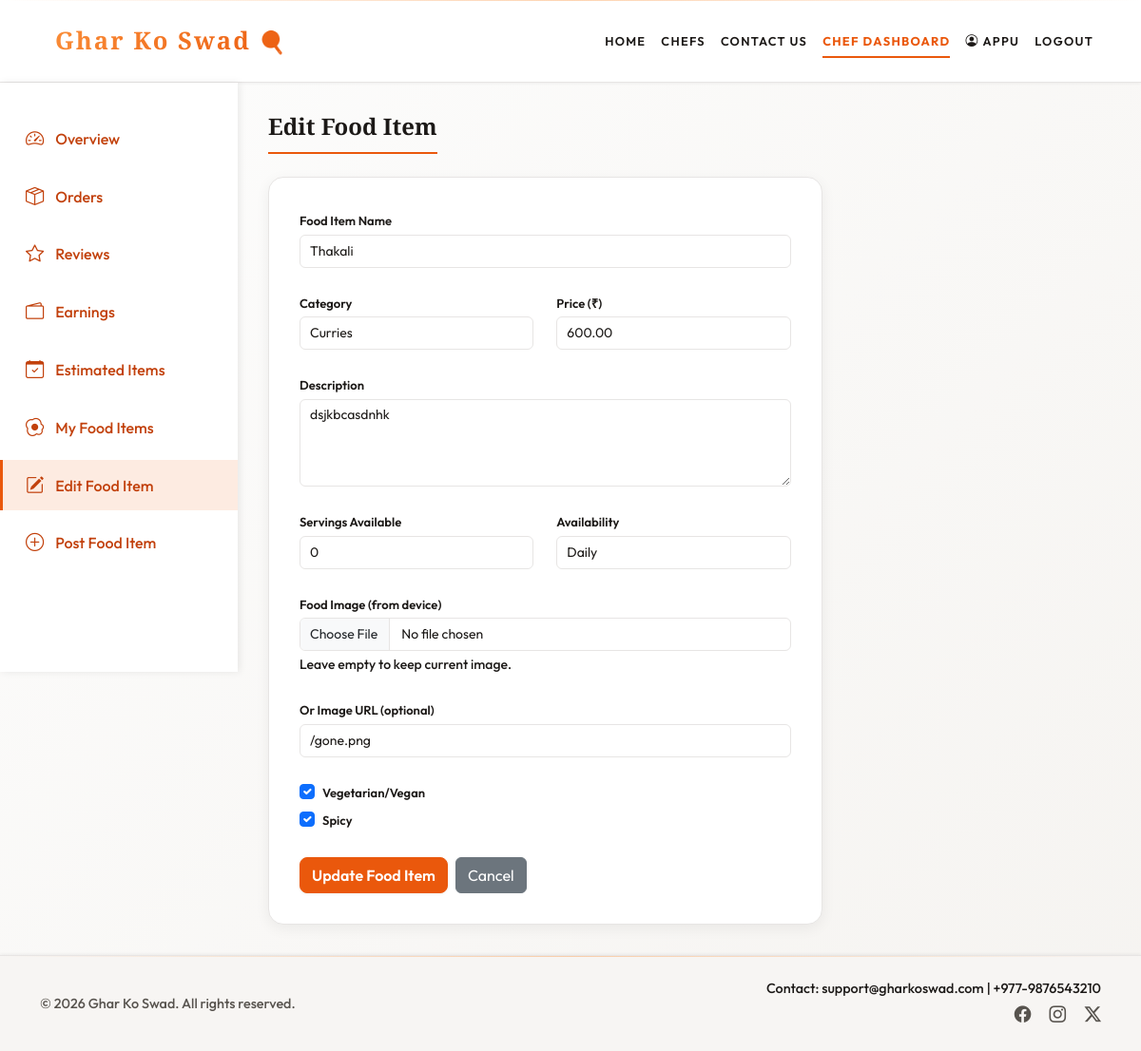
Page /chef-dashboard/?edit=4 (signed in) on the committed database.
### core/models.py (models this page shows, shortened)
class CustomUser(AbstractUser):
    USER_TYPE_CHOICES = (
        ('customer', 'Customer'),
        ('chef', 'Chef'),
    )
    username = None
    email = models.EmailField(unique=True)
    phone = models.CharField(max_length=15, blank=True)
    address = models.TextField(blank=True)
    user_type = models.CharField(max_length=10, choices=USER_TYPE_CHOICES, default='customer')
    speciality = models.CharField(max_length=200, blank=True, null=True)
    USERNAME_FIELD = 'email'
    REQUIRED_FIELDS = []
    objects = CustomUserManager()

class FoodItem(models.Model):
    CATEGORY_CHOICES = [
        ('rice', 'Rice'),
        ('veg', 'Veg'),
        ('non_veg', 'Non-veg'),
        ('sweets_mithai', 'Sweets (Mithai)'),
        ('breads', 'Breads'),
        ('sweets_desserts', 'Sweets & Desserts'),
        ('pickles_sides', 'Pickles & Side Dishes'),
        ('curries', 'Curries'),
        ('soups', 'Soups'),
        ('snacks', 'Snacks'),
        ('nepali', 'Nepali'),
        ('indian', 'Indian'),
        ('other', 'Other (add your own)'),
    ]
    AVAILABILITY_CHOICES = [
        ('daily', 'Daily'),
        ('weekdays', 'Weekdays Only'),
        ('weekends', 'Weekends Only'),
        ('custom', 'Custom'),
    ]
    chef = models.ForeignKey(settings.AUTH_USER_MODEL, on_delete=models.CASCADE, related_name='food_items')
    name = models.CharField(max_length=200)
    category = models.CharField(max_length=30, choices=CATEGORY_CHOICES, default='other')
    category_custom = models.CharField(max_length=100, blank=True, help_text='When category is Other, your own category name')
    price = models.DecimalField(max_digits=10, decimal_places=2)
    description = models.TextField(blank=True)
    image = models.ImageField(upload_to='food/%Y/%m/', blank=True, null=True)
    image_url = models.URLField(blank=True, max_length=500)
    servings_available = models.PositiveIntegerField(default=10)
    availability = models.CharField(max_length=20, choices=AVAILABILITY_CHOICES, default='daily')
    is_vegetarian = models.BooleanField(default=True)
    is_spicy = models.BooleanField(default=False)
    created_at = models.DateTimeField(auto_now_add=True)
    class Meta:
        ordering = ['-created_at']
    def get_display_category(self):
        if self.category == 'other' and getattr(self, 'category_custom', None):
            return (self.category_custom or '').strip()
        try:
            return self.get_category_display()
        except (AttributeError, ValueError):
            return getattr(self, 'category', '') or 'Other'

### core/views.py (the view, shortened to what this page needs)
# urls.py: path('chef-dashboard/', views.chef_dashboard, name='chef_dashboard'),
@login_required(login_url='core:login')
def chef_dashboard(request):
    if not getattr(request.user, 'is_active', True):
        auth_logout(request)
        messages.error(request, 'Your account has been disabled. Please contact support.')
        return redirect('core:login')
    if _user_role(request.user) != 'chef':
        messages.warning(request, 'Only chefs can access the Chef Dashboard.')
        return redirect('core:index')
    chef = request.user
    orders = Order.objects.filter(chef=chef).select_related('customer', 'food_item').order_by('-created_at')[:50]
    delivered_orders = Order.objects.filter(chef=chef, status='delivered').select_related('food_item').order_by('-created_at')[:30]
    reviews = Review.objects.filter(food_item__chef=chef).select_related('customer', 'food_item').order_by('-created_at')[:50]
    food_items = FoodItem.objects.filter(chef=chef, servings_available__gt=0)
    chef_food_items = FoodItem.objects.filter(chef=chef).order_by('-created_at')
    from django.db.models.functions import Coalesce
    delivered = Order.objects.filter(chef=chef, status='delivered')
    earnings_total = 0
    for o in delivered:
        earnings_total += _parse_total(o.total)
    this_month = delivered.filter(created_at__month=timezone.now().month, created_at__year=timezone.now().year)
    earnings_month = sum(_parse_total(o.total) for o in this_month)
    pending_count = Order.objects.filter(chef=chef).filter(status='pending').count()
    completed_count = Order.objects.filter(chef=chef).filter(status='delivered').count()
    from django.db.models import Avg
    avg_rating = Review.objects.filter(food_item__chef=chef).aggregate(Avg('rating'))['rating__avg'] or 0
    from .estimation import get_estimated_portions_for_chef
    try:
        estimation_result = get_estimated_portions_for_chef(chef)
    except Exception:
        estimation_result = {'estimates': [], 'total_suggested': 0, 'total_actual_7': 0}
    edit_item = None
    edit_id = request.GET.get('edit')
    if edit_id:
        edit_item = FoodItem.objects.filter(chef=chef, id=edit_id).first()
    return render(request, 'core/chef_dashboard.html', {
        'orders': orders,
        'delivered_orders': delivered_orders,
        'reviews': reviews,
        'food_items': food_items,
        'chef_food_items': chef_food_items,
        'pending_count': pending_count,
        'completed_count': completed_count,
        'earnings_total': int(earnings_total),
        'earnings_month': int(earnings_month),
        'avg_rating': round(float(avg_rating), 1),
        'estimation_result': estimation_result,
        'edit_item': edit_item,
    })

### templates/core/chef_dashboard.html (shortened to what this page needs)
{% extends 'base.html' %}
{% load static %}
{% block content %}
<div class="dashboard-container">
    <div class="dashboard-sidebar">
        <a href="#overview" class="sidebar-item active" data-section="overview"><i class="bi bi-speedometer2"></i><span>Overview</span></a>
        <a href="#orders" class="sidebar-item" data-section="orders"><i class="bi bi-box-seam"></i><span>Orders</span></a>
        <a href="#reviews" class="sidebar-item" data-section="reviews"><i class="bi bi-star"></i><span>Reviews</span></a>
        <a href="#earnings" class="sidebar-item" data-section="earnings"><i class="bi bi-wallet2"></i><span>Earnings</span></a>
        <a href="#estimated" class="sidebar-item" data-section="estimated"><i class="bi bi-calendar-check"></i><span>Estimated Items</span></a>
        <a href="#my-food" class="sidebar-item" data-section="my-food"><i class="bi bi-egg-fried"></i><span>My Food Items</span></a>
        {% if edit_item %}<a href="#edit-food" class="sidebar-item" data-section="edit-food"><i class="bi bi-pencil-square"></i><span>Edit Food Item</span></a>{% endif %}
        <a href="#post-food" class="sidebar-item" data-section="post-food"><i class="bi bi-plus-circle"></i><span>Post Food Item</span></a>
    </div>
    <div class="main-content">
        <section id="edit-food" class="content-section {% if not edit_item %}d-none{% endif %}">
            <h2 class="section-title">Edit Food Item</h2>
            {% if edit_item %}
            <div class="row">
                <div class="col-lg-8">
                    <div class="form-section">
                        <form method="post" action="{% url 'core:chef_dashboard' %}" enctype="multipart/form-data">
                            <div class="mb-4">
                                <label class="form-label">Food Item Name</label>
                                <input type="text" name="food_name" class="form-control" value="{{ edit_item.name }}" required>
                            </div>
                            <div class="row">
                                <div class="col-md-6 mb-4">
                                    <label class="form-label">Category</label>
                                    <select name="category" id="editCategory" class="form-select" required>
                                        <option value="curries" {% if edit_item.category == 'curries' %}selected{% endif %}>Curries</option>
                                    </select>
                                </div>
                                <div class="col-md-6 mb-4">
                                    <label class="form-label">Price (₹)</label>
                                    <input type="number" name="price" class="form-control" value="{{ edit_item.price }}" min="0" step="0.01" required>
                                </div>
                            </div>
                            <div class="mb-4">
                                <label class="form-label">Description</label>
                                <textarea name="description" class="form-control" rows="4">{{ edit_item.description|default:'' }}</textarea>
                            </div>
                            <div class="row">
                                <div class="col-md-6 mb-4">
                                    <label class="form-label">Servings Available</label>
                                    <input type="number" name="servings_available" class="form-control" value="{{ edit_item.servings_available }}" min="0">
                                </div>
                                <div class="col-md-6 mb-4">
                                    <label class="form-label">Availability</label>
                                    <select name="availability" class="form-select">
                                        <option value="daily" {% if edit_item.availability == 'daily' %}selected{% endif %}>Daily</option>
                                    </select>
                                </div>
                            </div>
                            <div class="mb-4">
                                <label class="form-label">Food Image (from device)</label>
                                <input type="file" name="image" class="form-control" accept="image/*">
                                <small class="text-muted d-block mt-1">Leave empty to keep current image.</small>
                            </div>
                            <div class="mb-4">
                                <label class="form-label">Or Image URL (optional)</label>
                                <input type="url" name="image_url" class="form-control" value="{{ edit_item.image_url|default:'' }}" placeholder="https://...">
                            </div>
                            <div class="mb-4">
                                <div class="form-check">
                                    <input class="form-check-input" type="checkbox" name="is_vegetarian" id="editVegan" {% if edit_item.is_vegetarian %}checked{% endif %}>
                                    <label class="form-check-label" for="editVegan">Vegetarian/Vegan</label>
                                </div>
                                <div class="form-check">
                                    <input class="form-check-input" type="checkbox" name="is_spicy" id="editSpicy" {% if edit_item.is_spicy %}checked{% endif %}>
                                    <label class="form-check-label" for="editSpicy">Spicy</label>
                                </div>
                            </div>
                            <div class="d-flex gap-2">
                                <button type="submit" class="btn btn-primary">Update Food Item</button>
                                <a href="{% url 'core:chef_dashboard' %}#my-food" class="btn btn-secondary">Cancel</a>
                            </div>
                        </form>
                    </div>
                </div>
            </div>
            {% else %}
            <p class="text-muted">Select a food item to edit from <a href="#" class="sidebar-item" data-section="my-food">My Food Items</a>.</p>
            {% endif %}
        </section>
    </div>
</div>
{% endblock %}

### templates/base.html (shortened to what this page needs)
{% load static %}
<!DOCTYPE html>
<html lang="en">
<head>
    <link href="https://cdn.jsdelivr.net/npm/bootstrap@5.3.3/dist/css/bootstrap.min.css" rel="stylesheet">
    <link href="https://cdn.jsdelivr.net/npm/bootstrap-icons@1.11.3/font/bootstrap-icons.css" rel="stylesheet">
    <link rel="stylesheet" href="{% static 'premium.css' %}">
</head>
<body>
    <nav class="navbar navbar-expand-lg navbar-dark">
        <div class="container">
            <a class="navbar-brand fw-bold" href="{% url 'core:index' %}">Ghar Ko Swad</a>
            <div class="collapse navbar-collapse" id="navbarSupportedContent">
                <ul class="navbar-nav ms-auto mb-2 mb-lg-0">
                    <li class="nav-item"><a class="nav-link {% if request.resolver_match.url_name == 'index' %}active{% endif %}" href="{% url 'core:index' %}">Home</a></li>
                    <li class="nav-item"><a class="nav-link {% if request.resolver_match.url_name == 'chef_profile' %}active{% endif %}" href="{% url 'core:chef_profile' %}">Chefs</a></li>
                    <li class="nav-item"><a class="nav-link {% if request.resolver_match.url_name == 'contact' %}active{% endif %}" href="{% url 'core:contact' %}">Contact Us</a></li>
                    {% if user.is_authenticated and user_profile and user_profile.role == 'chef' %}
                    <li class="nav-item"><a class="nav-link {% if request.resolver_match.url_name == 'chef_dashboard' %}active{% endif %}" href="{% url 'core:chef_dashboard' %}">Chef Dashboard</a></li>
                    {% endif %}
                    {% if user.is_authenticated %}
                    <li class="nav-item"><span class="nav-link py-2"><i class="bi bi-person-circle me-1"></i>{% firstof user.get_full_name user.first_name user.email %}</span></li>
                    <li class="nav-item"><a class="nav-link" href="{% url 'core:logout' %}">Logout</a></li>
                    {% else %}
                    <li class="nav-item"><a class="nav-link {% if request.resolver_match.url_name == 'login' %}active{% endif %}" href="{% url 'core:login' %}">Login</a></li>
                    {% endif %}
                </ul>
            </div>
        </div>
    </nav>
    {% block content %}{% endblock %}
    <footer class="py-4 mt-auto">
        <div class="container">
            <div class="row gy-3 align-items-center">
                <div class="col-md-6">
                    <small class="text-muted">© <span id="year"></span> Ghar Ko Swad. All rights reserved.</small>
                </div>
                <div class="col-md-6 text-md-end">
                    <small class="d-block">Contact: support@gharkoswad.com | +977-9876543210</small>
                    <div class="mt-1">
                        <a href="#" class="text-muted me-3"><i class="bi bi-facebook"></i></a>
                        <a href="#" class="text-muted me-3"><i class="bi bi-instagram"></i></a>
                        <a href="#" class="text-muted"><i class="bi bi-twitter-x"></i></a>
                    </div>
                </div>
            </div>
        </div>
    </footer>
</body>
</html>

### rows in the picture
CustomUser: first_name+last_name "APPU"
FoodItem: food_name "Thakali", category "Curries", price "600.00", description "dsjkbcasdnhk", servings_available "0", availability "Daily", image_url "/gone.png", is_vegetarian "☑", is_spicy "☑"
